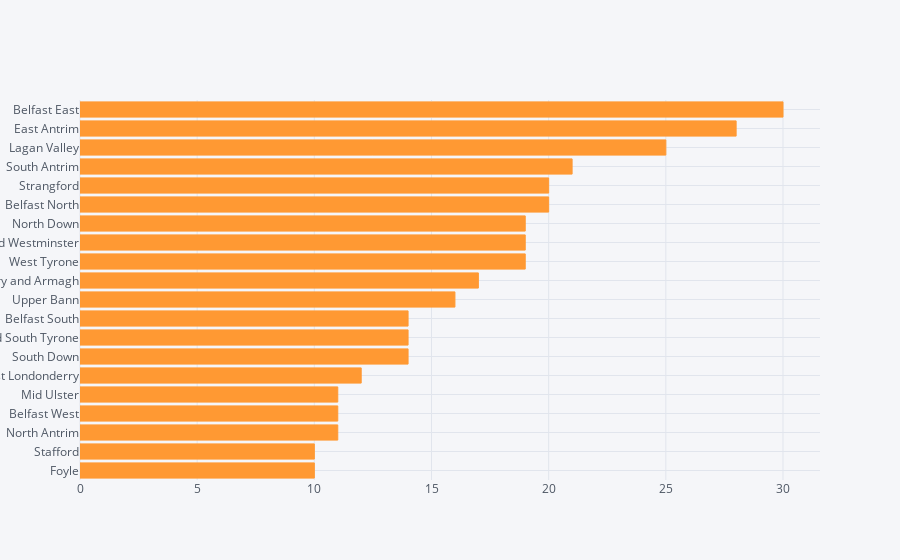

The notebook cell this image was saved under:
### Code cell
flipped2.iplot(kind='barh', opacity = 1)

### Figure 1 — Plotly figure (JSON) as saved in the notebook; plotly's stock layout.template omitted (floating-point values rounded to 4 significant figures)
{"data": [{"marker": {"color": "rgba(255, 153, 51, 1)", "line": {"color": "rgba(255, 153, 51, 1.0)", "width": 1}}, "name": "signatures", "orientation": "h", "text": "", "type": "bar", "uid": "22d73eb2-71fe-44a6-a7cc-421a98e17808", "x": [10, 10, 11, 11, 11, 12, 14, 14, 14, 16, 17, 19, 19, 19, 20, 20, 21, 25, 28, 30], "y": ["Foyle", "Stafford", "North Antrim", "Belfast West", "Mid Ulster", "East Londonderry", "South Down", "Fermanagh and South Tyrone", "Belfast South", "Upper Bann", "Newry and Armagh", "West Tyrone", "Cities of London and Westminster", "North Down", "Belfast North", "Strangford", "South Antrim", "Lagan Valley", "East Antrim", "Belfast East"]}], "layout": {"legend": {"bgcolor": "#F5F6F9", "font": {"color": "#4D5663"}}, "paper_bgcolor": "#F5F6F9", "plot_bgcolor": "#F5F6F9", "titlefont": {"color": "#4D5663"}, "xaxis": {"gridcolor": "#E1E5ED", "showgrid": true, "tickfont": {"color": "#4D5663"}, "title": "", "titlefont": {"color": "#4D5663"}, "zerolinecolor": "#E1E5ED"}, "yaxis": {"gridcolor": "#E1E5ED", "showgrid": true, "tickfont": {"color": "#4D5663"}, "title": "", "titlefont": {"color": "#4D5663"}, "zerolinecolor": "#E1E5ED"}}}
